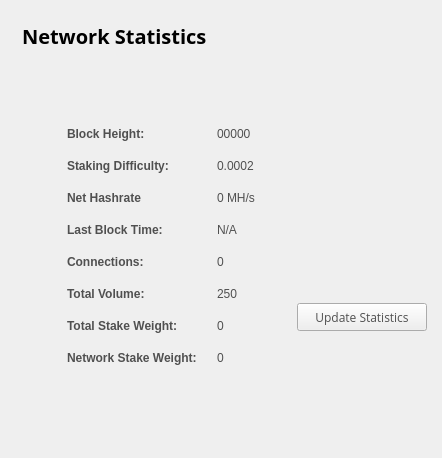
<?xml version="1.0" encoding="UTF-8"?>
<ui version="4.0">
 <class>StatisticsPage</class>
 <widget class="QWidget" name="StatisticsPage">
  <property name="windowModality">
   <enum>Qt::NonModal</enum>
  </property>
  <property name="geometry">
   <rect>
    <x>0</x>
    <y>0</y>
    <width>442</width>
    <height>458</height>
   </rect>
  </property>
  <property name="font">
   <font>
    <family>Open Sans,sans-serif</family>
   </font>
  </property>
  <property name="windowTitle">
   <string>Statistics</string>
  </property>
  <property name="autoFillBackground">
   <bool>false</bool>
  </property>
  <property name="styleSheet">
   <string notr="true">color:#505050;
font-family:'Open Sans,sans-serif';</string>
  </property>
  <layout class="QGridLayout" name="gridLayout">
   <item row="0" column="0">
    <widget class="QFrame" name="gridFrame_2">
     <property name="sizePolicy">
      <sizepolicy hsizetype="Expanding" vsizetype="Expanding">
       <horstretch>1</horstretch>
       <verstretch>1</verstretch>
      </sizepolicy>
     </property>
     <property name="lineWidth">
      <number>0</number>
     </property>
     <layout class="QGridLayout" name="gridLayout_4" rowstretch="0,0,0,0,0" columnstretch="0">
      <item row="3" column="0">
       <layout class="QFormLayout" name="formLayout_2">
        <property name="fieldGrowthPolicy">
         <enum>QFormLayout::ExpandingFieldsGrow</enum>
        </property>
        <property name="formAlignment">
         <set>Qt::AlignHCenter|Qt::AlignTop</set>
        </property>
        <property name="horizontalSpacing">
         <number>20</number>
        </property>
        <property name="verticalSpacing">
         <number>18</number>
        </property>
        <property name="rightMargin">
         <number>0</number>
        </property>
        <item row="1" column="0">
         <widget class="QLabel" name="label_14">
          <property name="text">
           <string>&lt;html&gt;&lt;head/&gt;&lt;body&gt;&lt;p&gt;&lt;span style=&quot; font-weight:600;&quot;&gt;Block Height:&lt;/span&gt;&lt;/p&gt;&lt;/body&gt;&lt;/html&gt;</string>
          </property>
         </widget>
        </item>
        <item row="1" column="1">
         <widget class="QLabel" name="heightBox">
          <property name="text">
           <string>00000</string>
          </property>
          <property name="textInteractionFlags">
           <set>Qt::LinksAccessibleByMouse|Qt::TextSelectableByKeyboard|Qt::TextSelectableByMouse</set>
          </property>
         </widget>
        </item>
        <item row="2" column="0">
         <widget class="QLabel" name="label_9">
          <property name="text">
           <string>&lt;html&gt;&lt;head/&gt;&lt;body&gt;&lt;p&gt;&lt;span style=&quot; font-weight:600;&quot;&gt;Staking Difficulty:&lt;/span&gt;&lt;/p&gt;&lt;/body&gt;&lt;/html&gt;</string>
          </property>
         </widget>
        </item>
        <item row="2" column="1">
         <widget class="QLabel" name="diffBox2">
          <property name="text">
           <string>0.0002</string>
          </property>
          <property name="textInteractionFlags">
           <set>Qt::LinksAccessibleByMouse|Qt::TextSelectableByKeyboard|Qt::TextSelectableByMouse</set>
          </property>
         </widget>
        </item>
        <item row="3" column="0">
         <widget class="QLabel" name="label_16">
          <property name="text">
           <string>&lt;html&gt;&lt;head/&gt;&lt;body&gt;&lt;p&gt;&lt;span style=&quot; font-weight:600;&quot;&gt;Net Hashrate&lt;/span&gt;&lt;/p&gt;&lt;/body&gt;&lt;/html&gt;</string>
          </property>
         </widget>
        </item>
        <item row="3" column="1">
         <widget class="QLabel" name="pawrateBox">
          <property name="text">
           <string>0 MH/s</string>
          </property>
          <property name="textInteractionFlags">
           <set>Qt::LinksAccessibleByMouse|Qt::TextSelectableByKeyboard|Qt::TextSelectableByMouse</set>
          </property>
         </widget>
        </item>
        <item row="4" column="0">
         <widget class="QLabel" name="label3_2">
          <property name="sizePolicy">
           <sizepolicy hsizetype="Preferred" vsizetype="Maximum">
            <horstretch>0</horstretch>
            <verstretch>0</verstretch>
           </sizepolicy>
          </property>
          <property name="text">
           <string>&lt;html&gt;&lt;head/&gt;&lt;body&gt;&lt;p&gt;&lt;span style=&quot; font-weight:600;&quot;&gt;Last Block Time:&lt;/span&gt;&lt;/p&gt;&lt;/body&gt;&lt;/html&gt;</string>
          </property>
         </widget>
        </item>
        <item row="4" column="1">
         <widget class="QLabel" name="localBox">
          <property name="text">
           <string>N/A</string>
          </property>
          <property name="textInteractionFlags">
           <set>Qt::LinksAccessibleByMouse|Qt::TextSelectableByKeyboard|Qt::TextSelectableByMouse</set>
          </property>
         </widget>
        </item>
        <item row="5" column="0">
         <widget class="QLabel" name="label1_2">
          <property name="text">
           <string>&lt;html&gt;&lt;head/&gt;&lt;body&gt;&lt;p&gt;&lt;span style=&quot; font-weight:600;&quot;&gt;Connections:&lt;/span&gt;&lt;/p&gt;&lt;/body&gt;&lt;/html&gt;</string>
          </property>
         </widget>
        </item>
        <item row="5" column="1">
         <widget class="QLabel" name="connectionBox">
          <property name="text">
           <string>0</string>
          </property>
          <property name="textInteractionFlags">
           <set>Qt::LinksAccessibleByMouse|Qt::TextSelectableByKeyboard|Qt::TextSelectableByMouse</set>
          </property>
         </widget>
        </item>
        <item row="6" column="0">
         <widget class="QLabel" name="label_8">
          <property name="text">
           <string>&lt;html&gt;&lt;head/&gt;&lt;body&gt;&lt;p&gt;&lt;span style=&quot; font-weight:600;&quot;&gt;Total Volume:&lt;/span&gt;&lt;/p&gt;&lt;/body&gt;&lt;/html&gt;</string>
          </property>
         </widget>
        </item>
        <item row="6" column="1">
         <widget class="QLabel" name="volumeBox">
          <property name="text">
           <string>250</string>
          </property>
          <property name="textInteractionFlags">
           <set>Qt::LinksAccessibleByMouse|Qt::TextSelectableByKeyboard|Qt::TextSelectableByMouse</set>
          </property>
         </widget>
        </item>
        <item row="7" column="0">
         <widget class="QLabel" name="label_10">
          <property name="text">
           <string>&lt;html&gt;&lt;head/&gt;&lt;body&gt;&lt;p&gt;&lt;span style=&quot; font-weight:600;&quot;&gt;Total Stake Weight:&lt;/span&gt;&lt;/p&gt;&lt;/body&gt;&lt;/html&gt;</string>
          </property>
         </widget>
        </item>
        <item row="7" column="1">
         <widget class="QLabel" name="minBox">
          <property name="text">
           <string>0</string>
          </property>
          <property name="textInteractionFlags">
           <set>Qt::LinksAccessibleByMouse|Qt::TextSelectableByKeyboard|Qt::TextSelectableByMouse</set>
          </property>
         </widget>
        </item>
        <item row="8" column="0">
         <widget class="QLabel" name="label_11">
          <property name="text">
           <string>&lt;html&gt;&lt;head/&gt;&lt;body&gt;&lt;p&gt;&lt;span style=&quot; font-weight:600;&quot;&gt;Network Stake Weight:&lt;/span&gt;&lt;/p&gt;&lt;/body&gt;&lt;/html&gt;</string>
          </property>
         </widget>
        </item>
        <item row="8" column="1">
         <widget class="QLabel" name="maxBox">
          <property name="text">
           <string>0</string>
          </property>
          <property name="textInteractionFlags">
           <set>Qt::LinksAccessibleByMouse|Qt::TextSelectableByKeyboard|Qt::TextSelectableByMouse</set>
          </property>
         </widget>
        </item>
       </layout>
      </item>
      <item row="1" column="0">
       <layout class="QHBoxLayout" name="horizontalLayout_4" stretch="1,1">
        <property name="spacing">
         <number>7</number>
        </property>
        <item>
         <widget class="QLabel" name="label_5">
          <property name="font">
           <font>
            <family>Open Sans,sans-serif</family>
           </font>
          </property>
          <property name="text">
           <string>&lt;html&gt;&lt;head/&gt;&lt;body&gt;&lt;p&gt;&lt;span style=&quot; font-size:20px; font-weight:600; color:#000000;&quot;&gt;Network Statistics&lt;/span&gt;&lt;/p&gt;&lt;/body&gt;&lt;/html&gt;</string>
          </property>
         </widget>
        </item>
        <item>
         <spacer name="horizontalSpacer_2">
          <property name="orientation">
           <enum>Qt::Horizontal</enum>
          </property>
          <property name="sizeHint" stdset="0">
           <size>
            <width>40</width>
            <height>20</height>
           </size>
          </property>
         </spacer>
        </item>
       </layout>
      </item>
      <item row="4" column="0">
       <spacer name="verticalSpacer_2">
        <property name="orientation">
         <enum>Qt::Vertical</enum>
        </property>
        <property name="sizeHint" stdset="0">
         <size>
          <width>20</width>
          <height>40</height>
         </size>
        </property>
       </spacer>
      </item>
      <item row="2" column="0">
       <spacer name="verticalSpacer">
        <property name="orientation">
         <enum>Qt::Vertical</enum>
        </property>
        <property name="sizeHint" stdset="0">
         <size>
          <width>20</width>
          <height>40</height>
         </size>
        </property>
       </spacer>
      </item>
     </layout>
    </widget>
   </item>
   <item row="0" column="1">
    <layout class="QVBoxLayout" name="verticalLayout" stretch="3,0,0,0,0,1">
     <property name="sizeConstraint">
      <enum>QLayout::SetDefaultConstraint</enum>
     </property>
     <property name="topMargin">
      <number>12</number>
     </property>
     <property name="bottomMargin">
      <number>12</number>
     </property>
     <item>
      <widget class="QLabel" name="label">
       <property name="sizePolicy">
        <sizepolicy hsizetype="Fixed" vsizetype="Expanding">
         <horstretch>0</horstretch>
         <verstretch>0</verstretch>
        </sizepolicy>
       </property>
       <property name="minimumSize">
        <size>
         <width>134</width>
         <height>0</height>
        </size>
       </property>
       <property name="text">
        <string>&lt;html&gt;&lt;head/&gt;&lt;body&gt;&lt;p align=&quot;center&quot;&gt;&lt;img src=&quot;:/icons/inkwaycoin-128&quot;/&gt;&lt;/p&gt;&lt;/body&gt;&lt;/html&gt;</string>
       </property>
      </widget>
     </item>
     <item>
      <spacer name="verticalSpacer_6">
       <property name="orientation">
        <enum>Qt::Vertical</enum>
       </property>
       <property name="sizeHint" stdset="0">
        <size>
         <width>20</width>
         <height>40</height>
        </size>
       </property>
      </spacer>
     </item>
     <item>
      <spacer name="verticalSpacer_4">
       <property name="orientation">
        <enum>Qt::Vertical</enum>
       </property>
       <property name="sizeHint" stdset="0">
        <size>
         <width>20</width>
         <height>40</height>
        </size>
       </property>
      </spacer>
     </item>
     <item>
      <widget class="QPushButton" name="startButton">
       <property name="sizePolicy">
        <sizepolicy hsizetype="Fixed" vsizetype="Fixed">
         <horstretch>0</horstretch>
         <verstretch>0</verstretch>
        </sizepolicy>
       </property>
       <property name="minimumSize">
        <size>
         <width>130</width>
         <height>28</height>
        </size>
       </property>
       <property name="autoFillBackground">
        <bool>false</bool>
       </property>
       <property name="styleSheet">
        <string notr="true"/>
       </property>
       <property name="text">
        <string>Update Statistics</string>
       </property>
      </widget>
     </item>
     <item>
      <spacer name="verticalSpacer_5">
       <property name="orientation">
        <enum>Qt::Vertical</enum>
       </property>
       <property name="sizeHint" stdset="0">
        <size>
         <width>20</width>
         <height>40</height>
        </size>
       </property>
      </spacer>
     </item>
     <item>
      <spacer name="verticalSpacer_3">
       <property name="orientation">
        <enum>Qt::Vertical</enum>
       </property>
       <property name="sizeHint" stdset="0">
        <size>
         <width>20</width>
         <height>20</height>
        </size>
       </property>
      </spacer>
     </item>
    </layout>
   </item>
  </layout>
 </widget>
 <layoutdefault spacing="6" margin="11"/>
 <resources/>
 <connections/>
</ui>
